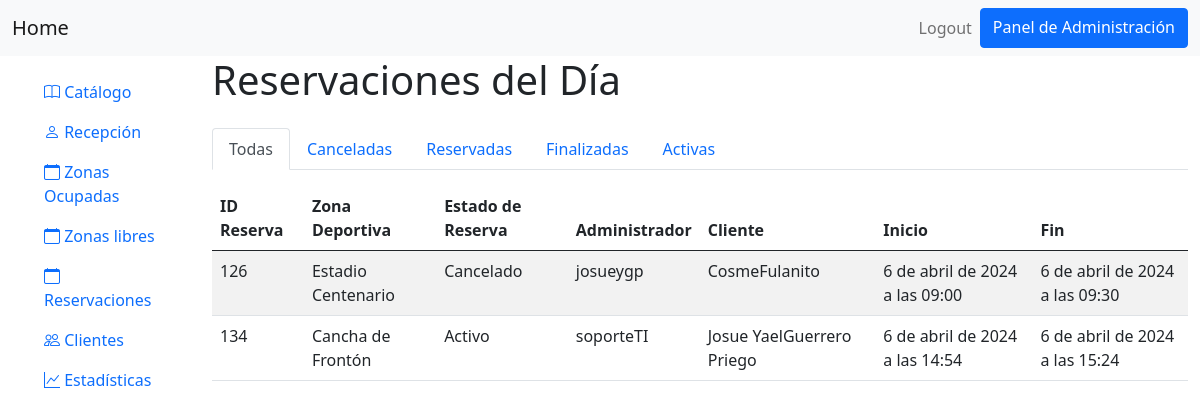
The page /reception/ (signed in) on the database its author committed.
### Reservacion/models.py (models this page shows)
class Reservations(models.Model):
    id_reservations = models.AutoField(primary_key=True)
    id_sportzones = models.ForeignKey(SportZones, on_delete=models.CASCADE)
    id_reservationstatus = models.ForeignKey(ReservationStatus, on_delete=models.CASCADE, default=4)
    id_admistrators = models.ForeignKey(User, on_delete=models.CASCADE)
    id_clients = models.ForeignKey(Clients, on_delete=models.CASCADE)
    started = models.DateTimeField(default=timezone.now)
    finished = models.DateTimeField(default=timezone.now, null=True, blank=True)
    creation_date= models.DateTimeField(auto_now=True)

class SportZones(models.Model):
    id_sportzones = models.AutoField(primary_key=True)
    id_facilities=models.ForeignKey(Facilities, on_delete=models.CASCADE)
    id_sports=models.ForeignKey(Sports, on_delete=models.CASCADE)
    id_infrastructures= models.ForeignKey(Infrastructures , on_delete=models.CASCADE)
    id_sportcenters =models.ForeignKey(SportCenters, on_delete=models.CASCADE)
    url_image = models.ImageField(upload_to='images/sport-zones/', default='images/transparent.png')
    capacity = models.IntegerField(default=0)
    name = models.CharField(max_length=100)
    section = models.IntegerField(default=0,editable=False)  # Añadimos el campo 'section'
    def __str__(self):
        return self.name

class ReservationStatus(models.Model):
    id_reservationstatus = models.AutoField(primary_key=True)
    name = models.CharField(max_length=35)
    def __str__(self):
        return  self.name

class Clients(models.Model):
    id_clients = models.AutoField(primary_key=True)
    id_auth_user = models.ForeignKey(User, on_delete=models.CASCADE)
    first_name=  models.CharField(max_length=180)
    last_name=  models.CharField(max_length=180)
    email= models.CharField(max_length=180, default='')
    contact_number = PhoneNumberField(default='')
    birth_date = models.DateField(default=timezone.now)
    creation_date= models.DateTimeField(auto_now=True)
    def __str__(self):
        return  self.first_name + self.last_name

### Reservacion/views.py (the view)
# urls.py: path('reception/',views.reception, name='reception'),
@login_required
def reception(request):
    today = datetime.now()
    all_reservations = Reservations.objects.filter(started__date=today.date())
    cancelled_status = ReservationStatus.objects.get(name="Cancelado")
    reserved_status = ReservationStatus.objects.get(name="Reservado")
    finished_status = ReservationStatus.objects.get(name="Finalizado")
    active_status = ReservationStatus.objects.get(name="Activo")
    cancelled_reservations = all_reservations.filter(id_reservationstatus=cancelled_status)
    reserved_reservations = all_reservations.filter(id_reservationstatus=reserved_status)
    finished_reservations = all_reservations.filter(id_reservationstatus=finished_status)
    active_reservations = all_reservations.filter(id_reservationstatus=active_status)
    print("Canceladas:", cancelled_reservations)
    print("Reservadas:", reserved_reservations)
    print("Finalizadas:", finished_reservations)
    print("Activas:", active_reservations)
    return render(request, 'reception.html', {
        'all_reservations': all_reservations,
        'cancelled_reservations': cancelled_reservations,
        'reserved_reservations': reserved_reservations,
        'finished_reservations': finished_reservations,
        'active_reservations': active_reservations,
    })

### Reservacion/templates/reception.html (shortened to what this page needs)
{% extends "base.html" %}
{% block content %}
  <h1 class="mb-4">Reservaciones del Día</h1>
  {% if all_reservations %}
    <ul class="nav nav-tabs" id="reservationTabs" role="tablist">
      <li class="nav-item">
        <a class="nav-link active" id="all-tab" data-bs-toggle="tab" href="#all" role="tab" aria-controls="all" aria-selected="true">Todas</a>
      </li>
      <li class="nav-item">
        <a class="nav-link" id="cancelled-tab" data-bs-toggle="tab" href="#cancelled" role="tab" aria-controls="cancelled" aria-selected="false">Canceladas</a>
      </li>
      <li class="nav-item">
        <a class="nav-link" id="reserved-tab" data-bs-toggle="tab" href="#reserved" role="tab" aria-controls="reserved" aria-selected="false">Reservadas</a>
      </li>
      <li class="nav-item">
        <a class="nav-link" id="finished-tab" data-bs-toggle="tab" href="#finished" role="tab" aria-controls="finished" aria-selected="false">Finalizadas</a>
      </li>
      <li class="nav-item">
        <a class="nav-link" id="active-tab" data-bs-toggle="tab" href="#active" role="tab" aria-controls="active" aria-selected="false">Activas</a>
      </li>
    </ul>
    <div class="tab-content mt-3">
      <div class="tab-pane fade show active" id="all" role="tabpanel" aria-labelledby="all-tab">
        {% include 'partials/reservation_table.html' with reservations=all_reservations %}
      </div>
    </div>
  {% else %}
    <p class="mt-4">No hay reservaciones para el día de hoy.</p>
  {% endif %}
{% endblock %}

### Reservacion/templates/partials/reservation_table.html
<div class="table-responsive">
    <table class="table table-striped">
      <thead>
        <tr>
          <th>ID Reserva</th>
          <th>Zona Deportiva</th>
          <th>Estado de Reserva</th>
          <th>Administrador</th>
          <th>Cliente</th>
          <th>Inicio</th>
          <th>Fin</th>
        </tr>
      </thead>
      <tbody>
        {% for res in reservations %}
          <tr>
            <td>{{ res.id_reservations }}</td>
            <td>{{ res.id_sportzones }}</td>
            <td>{{ res.id_reservationstatus }}</td>
            <td>{{ res.id_admistrators }}</td>
            <td>{{ res.id_clients }}</td>
            <td>{{ res.started }}</td>
            <td>{{ res.finished }}</td>
          </tr>
        {% endfor %}
      </tbody>
    </table>
  </div>

### rows shown on the page
Reservations: id_reservations "126", id_sportzones "Estadio Centenario", id_reservationstatus "Cancelado", id_admistrators "josueygp", id_clients "CosmeFulanito", started "6 de abril de 2024 a las 09:00", finished "6 de abril de 2024 a las 09:30"
Reservations: id_reservations "134", id_sportzones "Cancha de Frontón", id_reservationstatus "Activo", id_admistrators "soporteTI", id_clients "Josue YaelGuerrero Priego", started "6 de abril de 2024 a las 14:54", finished "6 de abril de 2024 a las 15:24"
